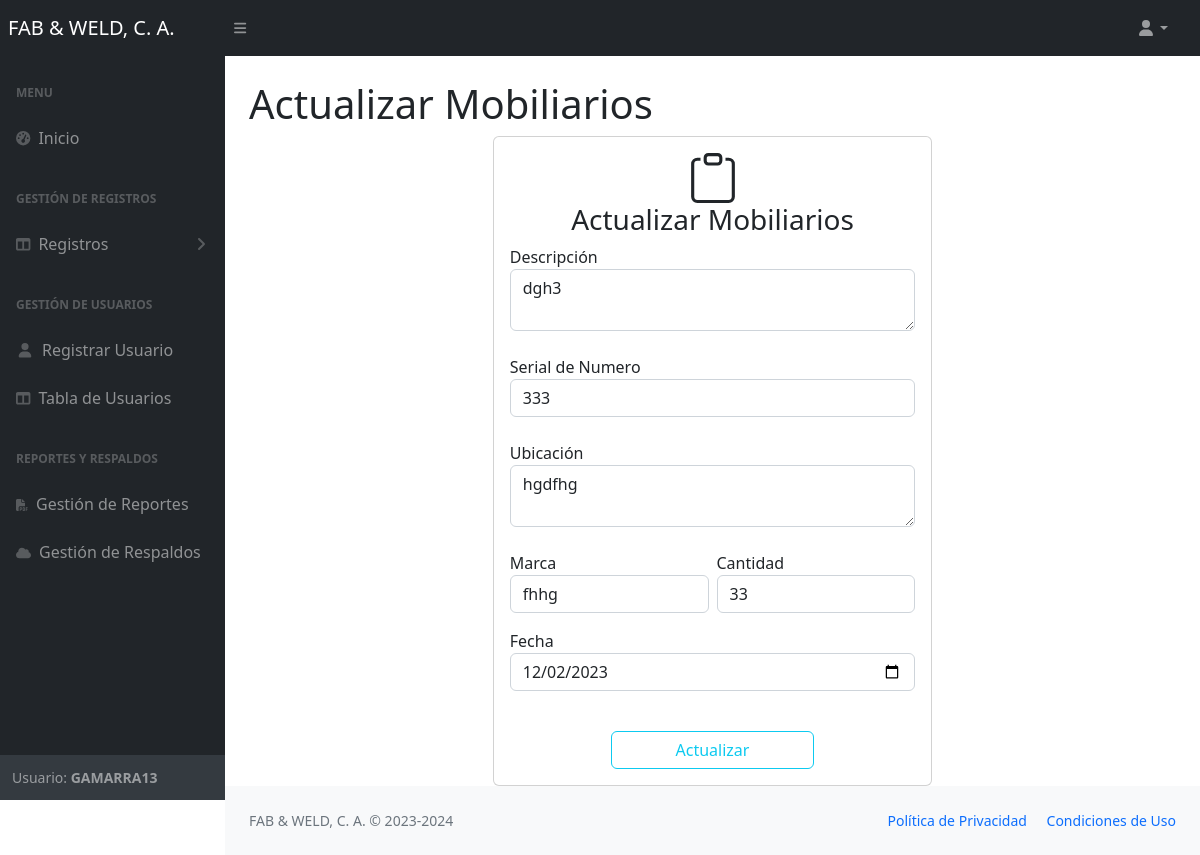
The page /views/actualizar_mobiliarios.php?id=3 (signed in) on the database its author committed.
### tables this page shows
CREATE TABLE `users` (
  `id` int NOT NULL,
  `username` varchar(100) DEFAULT NULL,
  `email` varchar(100) NOT NULL,
  `passwordd` varchar(255) DEFAULT NULL,
  `estatus` varchar(50) NOT NULL,
  `role_id` int DEFAULT NULL
);

CREATE TABLE `mobiliarios` (
  `id` int NOT NULL,
  `descripcion` varchar(255) DEFAULT NULL,
  `serial_number` varchar(255) DEFAULT NULL,
  `ubicacion` varchar(255) DEFAULT NULL,
  `marca` varchar(255) DEFAULT NULL,
  `cantidad` int DEFAULT NULL,
  `fecha` date DEFAULT NULL
);

### views/actualizar_mobiliarios.php (the view, shortened to what this page needs)
<?php
require"../php/conexion.php";
$id= $_GET['id'];
$consulta= "SELECT * FROM mobiliarios WHERE id=$id";
$ejecute= $conexion->query($consulta);
$extraer= $ejecute->fetch_assoc();
 ?>
<?php require'nav.php';?>
<div id="layoutSidenav_content">
                <main>
                    <div class="container-fluid px-4">
                        <h1 class="mt-4">Actualizar Mobiliarios</h1>
                        <div class="container">
    <div class="row">
      <div class="col-md-6 mx-auto">
      <div class="card">
  <div class="card-body">
  <center><h3>Actualizar Mobiliarios</h3></center>
  <form action="../php/actualizar4.php?id=<?=$extraer['id']?>" method="POST">
   <div class="row g-2">
   <div class="mb-3">
    <label for="floatingInput">Descripción</label>
  <Textarea type="text" class="form-control"   name="descripcion"  required><?php echo $extraer['descripcion'] ?></Textarea>
</div>
  <div class="mb-3">
    <label for="floatingInputGrid">Serial de Numero</label>
      <input type="text" class="form-control" name="serial_number" value="<?php echo $extraer['serial_number'] ?>" required>
    </div>
  <div class="mb-3">
    <label for="floatingInput">Ubicación</label>
  <Textarea type="text" class="form-control"   name="ubicacion"   required><?php echo $extraer['ubicacion'] ?></Textarea>
</div>
<div class="col-md">
  <div class="mb-3">
    <label for="floatingInputGrid">Marca</label>
      <input type="text" class="form-control" name="marca" value="<?php echo $extraer['marca'] ?>" required>
    </div>
  </div>
  <div class="col-md">
  <div class="mb-3">
    <label for="floatingInputGrid">Cantidad</label>
    <input type="number" class="form-control" name="cantidad" value="<?php echo $extraer['cantidad'] ?>" required>
    </div>
  </div>
  </div>
  <div class="mb-3">
  <label  for="autoSizingSelect">Fecha</label>
  <input type="date" class="form-control" name="fecha" value="<?php echo $extraer['fecha'] ?>" required>
    </div>
<br>
<div class="d-grid gap-2 col-6 mx-auto">
  <button type="submit" class="btn btn-outline-info">Actualizar</button>
</div>
</form>
  </div>
</div>
</div>
 </div>
                </main>
                <?php require'footer.php';?>

### views/nav.php (shortened to what this page needs)
<?php
require"../php/conexion.php";
$id = $_SESSION["id"];
$rol1=2;
$estatus='estatus';
$consulta = "SELECT * FROM users WHERE id = '$id'  OR $rol1='role_id' AND $estatus='estatus'";
$result = mysqli_query($conexion, $consulta);
$row= $result->fetch_assoc();
if (mysqli_num_rows($result) == 0) {
    echo"<script>
    alert('Por favor debe de iniciar sesión');
    window.location.href='../index.php';
</script>";
    session_destroy();
      mysqli_close($conexion);
}if (!$result=mysqli_query($conexion, $consulta)) {
	echo("Error description:".mysqli_error($conexion));
}
    ?>
<!DOCTYPE html>
<html lang="en">
    <head>
        <link href="https://cdn.jsdelivr.net/npm/simple-datatables@7.1.2/dist/style.min.css" rel="stylesheet" />
        <link href="../css/styles.css" rel="stylesheet" />
    </head>
    <body class="sb-nav-fixed">
        <nav class="sb-topnav navbar navbar-expand navbar-dark bg-dark">
            <a class="navbar-brand ps-2" href="home.php">FAB & WELD, C. A.</a>
            <button class="btn btn-link btn-sm order-1 order-lg-0 me-4 me-lg-0" id="sidebarToggle" href="#!"><i class="fas fa-bars"></i></button>
            <ul class="navbar-nav ms-auto ms-md-0 me-3 me-lg-4">
                <li class="nav-item dropdown">
                    <a class="nav-link dropdown-toggle" id="navbarDropdown" href="#" role="button" data-bs-toggle="dropdown" aria-expanded="false"><i class="fas fa-user fa-fw"></i></a>
                </li>
            </ul>
        </nav>
        <div id="layoutSidenav">
            <div id="layoutSidenav_nav">
                <nav class="sb-sidenav accordion sb-sidenav-dark" id="sidenavAccordion">
                    <div class="sb-sidenav-menu">
                        <div class="nav">
                            <div class="sb-sidenav-menu-heading">Menu</div>
                            <a class="nav-link" href="home.php">
                                <div class="sb-nav-link-icon"><i class="fas fa-tachometer-alt"></i></div>
                                Inicio
                            </a>
                            <div class="sb-sidenav-menu-heading">Gestión de Registros</div>
                            <a class="nav-link collapsed" href="#" data-bs-toggle="collapse" data-bs-target="#collapseLayouts" aria-expanded="false" aria-controls="collapseLayouts">
                                <div class="sb-nav-link-icon"><i class="fas fa-columns"></i></div>
                                Registros
                                <div class="sb-sidenav-collapse-arrow"><i class="fas fa-angle-down"></i></div>
                            </a>
                            <div class="sb-sidenav-menu-heading">Gestión de Usuarios</div>
                            <a class="nav-link" href="nuevo_user.php">
                                <div class="sb-nav-link-icon"><i class="fas fa-user fa-fw"></i></div>
                               Registrar Usuario
                            </a>
                            <a class="nav-link" href="usuarios.php">
                                <div class="sb-nav-link-icon"><i class="fas fa-columns"></i></div>
                               Tabla de  Usuarios
                            </a>
                            <div class="sb-sidenav-menu-heading">Reportes y Respaldos</div>
                            <a class="nav-link" href="reportes.php">
                                <div class="sb-nav-link-icon"><i class='fas fa-file-pdf' style='font-size:12px'></i></div>
                               Gestión de Reportes
                            </a>
                            <a class="nav-link" href="backups.php">
                                <div class="sb-nav-link-icon"><i class='fas fa-cloud' style='font-size:12px'></i></div>
                              Gestión de Respaldos
                            </a>
                        </div>
                    </div>
                    <div class="sb-sidenav-footer">
                        <div class="small">Usuario: <b style="text-transform: uppercase"><?php echo $row['username'] ?></b></div>
                    </div>
                </nav>
            </div>

### rows shown on the page
users: username "GAMARRA13"
mobiliarios: descripcion "dgh3", serial_number "333", ubicacion "hgdfhg", marca "fhhg", cantidad "33", fecha "12/02/2023"
